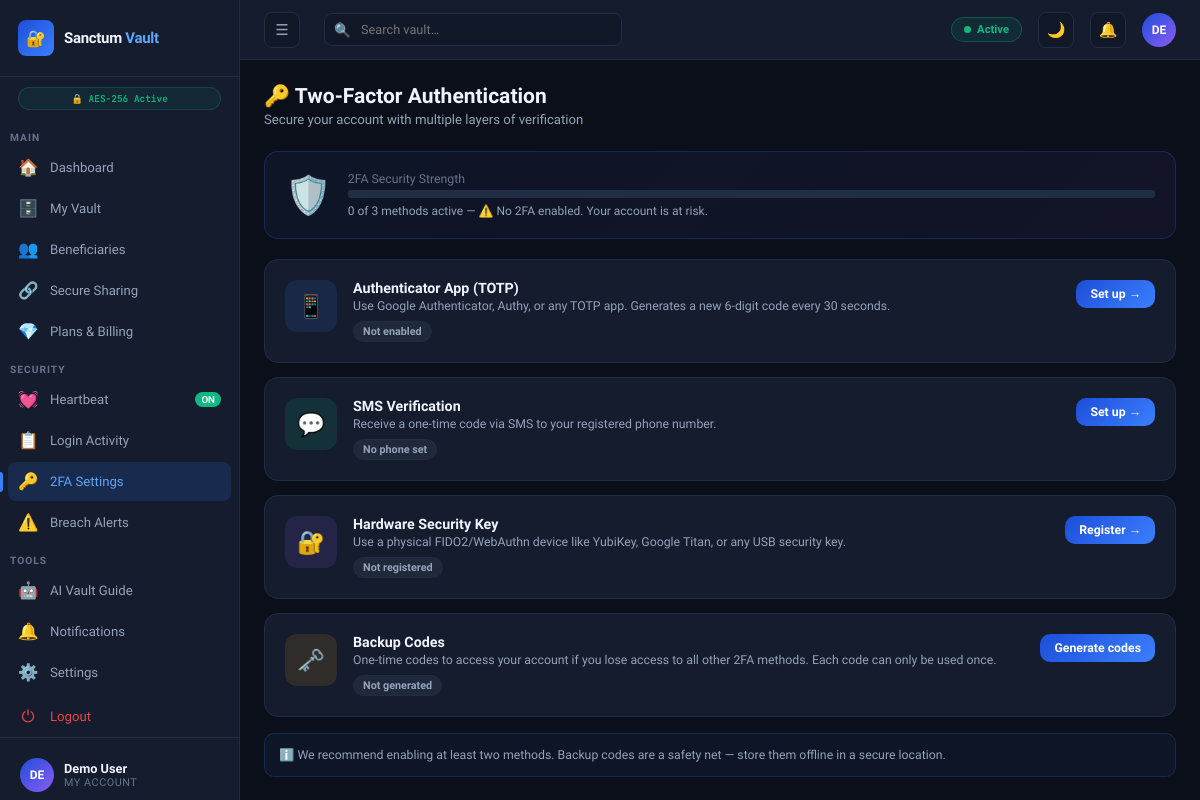
Screenshot of /2fa-settings (signed in) with the database file from the repository.
### sanctum-vault/database.py (models this page shows, shortened)
class User(db.Model):
    __tablename__ = 'users'
    id            = db.Column(db.Integer, primary_key=True)
    name          = db.Column(db.String(100), nullable=False)
    email         = db.Column(db.String(200), unique=True, nullable=False)
    password      = db.Column(db.String(300), nullable=False)
    phone         = db.Column(db.String(30),  default='')
    role          = db.Column(db.String(20),  default='user')   # user | admin
    plan          = db.Column(db.String(30),  default='free')   # free | pro | enterprise
    is_active     = db.Column(db.Boolean,     default=True)
    last_login    = db.Column(db.DateTime,    nullable=True)
    heartbeat_interval = db.Column(db.Integer, default=30)      # days
    created_at    = db.Column(db.DateTime,    default=datetime.utcnow)
    totp_secret      = db.Column(db.String(64),  nullable=True)   # TOTP secret (base32)
    totp_enabled     = db.Column(db.Boolean,     default=False)
    sms_enabled      = db.Column(db.Boolean,     default=False)
    sms_code         = db.Column(db.String(10),  nullable=True)   # current OTP sent via SMS
    sms_code_expiry  = db.Column(db.DateTime,    nullable=True)
    hw_key_enabled   = db.Column(db.Boolean,     default=False)
    hw_key_name      = db.Column(db.String(100), nullable=True)   # e.g. "YubiKey 5"
    hw_key_id        = db.Column(db.String(200), nullable=True)   # simulated credential id
    backup_codes     = db.Column(db.Text,        nullable=True)   # JSON list of hashed codes
    backup_codes_generated_at = db.Column(db.DateTime, nullable=True)
    vault_items   = db.relationship('VaultItem',   backref='user', lazy=True)
    beneficiaries = db.relationship('Beneficiary', backref='user', lazy=True)
    share_links   = db.relationship('ShareLink',   backref='user', lazy=True)
    activity_logs = db.relationship('ActivityLog', backref='user', lazy=True)
    notifications = db.relationship('Notification',backref='user', lazy=True)
    payments      = db.relationship('Payment',     backref='user', lazy=True)
    @property
    def active_2fa_count(self):
        return sum([self.totp_enabled, self.sms_enabled, self.hw_key_enabled])

### sanctum-vault/app.py (the view)
@app.route('/2fa-settings')
@login_required
def twofa_settings():
    user = User.query.get(session['user_id'])
    return render_template('2fa_settings.html', user=user)

### sanctum-vault/app.py (called while the page is built)
def login_required(f):
    from functools import wraps
    @wraps(f)
    def decorated(*args, **kwargs):
        if 'user_id' not in session:
            return redirect(url_for('login'))
        return f(*args, **kwargs)
    return decorated

### sanctum-vault/templates/2fa_settings.html (shortened to what this page needs)
{% extends "app_shell.html" %}
{% set active_page = '2fa' %}
{% block content %}
<div class="page-header">
  <h1>🔑 Two-Factor Authentication</h1>
  <p>Secure your account with multiple layers of verification</p>
</div>
<div class="card" style="margin-bottom:20px;background:linear-gradient(135deg,rgba(59,127,255,.06),rgba(139,92,246,.06));border-color:rgba(59,127,255,.2)">
  <div style="display:flex;align-items:center;gap:16px;flex-wrap:wrap">
    <div style="font-size:2.5rem">🛡️</div>
    <div style="flex:1">
      <div style="font-size:.82rem;color:var(--text3);margin-bottom:4px">2FA Security Strength</div>
      <div class="progress-bar" style="height:8px;margin-bottom:6px">
      </div>
      <div style="font-size:.8rem;color:var(--text2)">
        {{ user.active_2fa_count }} of 3 methods active —
        {% if user.active_2fa_count == 0 %}⚠️ No 2FA enabled. Your account is at risk.
        {% elif user.active_2fa_count == 1 %}Good start. Add one more method for stronger protection.
        {% elif user.active_2fa_count == 2 %}Great! Consider adding a third method.
        {% else %}Excellent! Maximum security enabled.{% endif %}
      </div>
    </div>
  </div>
</div>
<div style="display:flex;flex-direction:column;gap:14px">
  <div class="card twofa-card">
    <div style="display:flex;align-items:flex-start;gap:16px;flex-wrap:wrap">
      <div class="twofa-icon" style="background:rgba(59,127,255,.12)">📱</div>
      <div style="flex:1;min-width:200px">
        <div style="font-weight:700;font-size:.95rem;margin-bottom:3px">Authenticator App (TOTP)</div>
        <div style="font-size:.82rem;color:var(--text2);margin-bottom:8px">Use Google Authenticator, Authy, or any TOTP app. Generates a new 6-digit code every 30 seconds.</div>
        {% if user.totp_enabled %}
        <span class="badge badge-green">✓ Enabled</span>
        <div style="margin-top:10px">
          <form method="POST" action="{{ url_for('totp_disable') }}" style="display:flex;gap:8px;flex-wrap:wrap">
            <input class="form-input" type="text" name="totp_code" placeholder="Enter current 6-digit code to disable" style="max-width:280px;height:36px;padding:6px 12px;font-size:.85rem"/>
            <button class="btn btn-danger btn-sm" type="submit" onclick="return confirm('Disable authenticator app?')">Disable</button>
          </form>
        </div>
        {% else %}
        <span class="badge badge-gray">Not enabled</span>
        {% endif %}
      </div>
      {% if not user.totp_enabled %}
      <a href="{{ url_for('totp_setup') }}" class="btn btn-primary btn-sm">Set up →</a>
      {% endif %}
    </div>
  </div>
  <div class="card twofa-card">
    <div style="display:flex;align-items:flex-start;gap:16px;flex-wrap:wrap">
      <div class="twofa-icon" style="background:rgba(16,185,129,.12)">💬</div>
      <div style="flex:1;min-width:200px">
        <div style="font-weight:700;font-size:.95rem;margin-bottom:3px">SMS Verification</div>
        <div style="font-size:.82rem;color:var(--text2);margin-bottom:8px">Receive a one-time code via SMS to your registered phone number.</div>
        {% if user.sms_enabled %}
        <span class="badge badge-green">✓ Enabled</span>
        <div style="font-size:.78rem;color:var(--text3);margin-top:4px">📱 {{ user.phone }}</div>
        <div style="margin-top:10px">
          <form method="POST" action="{{ url_for('sms_disable') }}">
            <button class="btn btn-danger btn-sm" type="submit" onclick="return confirm('Disable SMS verification?')">Disable SMS</button>
          </form>
        </div>
        {% else %}
        <span class="badge badge-gray">{{ 'Phone: '+user.phone if user.phone else 'No phone set' }}</span>
        {% endif %}
      </div>
      {% if not user.sms_enabled %}
      <a href="{{ url_for('sms_setup') }}" class="btn btn-primary btn-sm">Set up →</a>
      {% endif %}
    </div>
  </div>
  <div class="card twofa-card">
    <div style="display:flex;align-items:flex-start;gap:16px;flex-wrap:wrap">
      <div class="twofa-icon" style="background:rgba(139,92,246,.12)">🔐</div>
      <div style="flex:1;min-width:200px">
        <div style="font-weight:700;font-size:.95rem;margin-bottom:3px">Hardware Security Key</div>
        <div style="font-size:.82rem;color:var(--text2);margin-bottom:8px">Use a physical FIDO2/WebAuthn device like YubiKey, Google Titan, or any USB security key.</div>
        {% if user.hw_key_enabled %}
        <span class="badge badge-green">✓ Enabled</span>
        <div style="font-size:.78rem;color:var(--text3);margin-top:4px">🔑 {{ user.hw_key_name }}</div>
        <div style="margin-top:10px">
          <form method="POST" action="{{ url_for('hwkey_remove') }}">
            <button class="btn btn-danger btn-sm" type="submit" onclick="return confirm('Remove this hardware key?')">Remove key</button>
          </form>
        </div>
        {% else %}
        <span class="badge badge-gray">Not registered</span>
        {% endif %}
      </div>
      {% if not user.hw_key_enabled %}
      <a href="{{ url_for('hwkey_register') }}" class="btn btn-primary btn-sm">Register →</a>
      {% endif %}
    </div>
  </div>
  <div class="card twofa-card">
    <div style="display:flex;align-items:flex-start;gap:16px;flex-wrap:wrap">
      <div class="twofa-icon" style="background:rgba(245,158,11,.12)">🗝️</div>
      <div style="flex:1;min-width:200px">
        <div style="font-weight:700;font-size:.95rem;margin-bottom:3px">Backup Codes</div>
        <div style="font-size:.82rem;color:var(--text2);margin-bottom:8px">One-time codes to access your account if you lose access to all other 2FA methods. Each code can only be used once.</div>
        {% if user.backup_codes %}
        <span class="badge badge-green">✓ Generated</span>
        <div style="font-size:.78rem;color:var(--text3);margin-top:4px">
          {{ user.backup_codes_list|length }} codes remaining ·
          Generated {{ user.backup_codes_generated_at.strftime('%b %d, %Y') if user.backup_codes_generated_at else 'recently' }}
        </div>
        <div style="margin-top:12px">
          <form method="POST" action="{{ url_for('backup_verify') }}" style="display:flex;gap:8px;flex-wrap:wrap">
            <input class="form-input" name="backup_code" placeholder="Test code (e.g. ABCDE-12345)" style="max-width:220px;height:36px;padding:6px 12px;font-size:.85rem;font-family:var(--mono)" maxlength="11"/>
            <button class="btn btn-ghost btn-sm" type="submit">Verify code</button>
          </form>
        </div>
        {% else %}
        <span class="badge badge-gray">Not generated</span>
        {% endif %}
      </div>
      <div style="display:flex;flex-direction:column;gap:8px">
        <form method="POST" action="{{ url_for('backup_generate') }}">
          <button class="btn btn-primary btn-sm" type="submit" onclick="return confirm('Generate new backup codes? Old codes will be invalidated.')">
            {% if user.backup_codes %}Regenerate{% else %}Generate{% endif %} codes
          </button>
        </form>
      </div>
    </div>
  </div>
</div>
<div style="margin-top:16px;padding:14px;background:rgba(59,127,255,.06);border:1px solid rgba(59,127,255,.2);border-radius:10px;font-size:.82rem;color:var(--text2)">
  ℹ️ We recommend enabling at least two methods. Backup codes are a safety net — store them offline in a secure location.
</div>
{% endblock %}

### sanctum-vault/templates/app_shell.html (shortened to what this page needs)
{% extends "base.html" %}
{% block body %}
<div class="app-shell">
  <aside class="sidebar" id="sidebar">
    <div class="sidebar-logo">
      <div class="logo-icon">🔐</div>
      <div class="logo-name">Sanctum <span>Vault</span></div>
    </div>
    <div style="padding:6px 10px;margin:4px 8px">
      <span class="enc-badge" style="font-size:.63rem;width:100%;justify-content:center">🔒 AES-256 Active</span>
    </div>
    <div class="sidebar-section">Main</div>
    <a class="nav-item {% if active_page=='dashboard' %}active{% endif %}" href="{{ url_for('dashboard') }}"><span class="nav-icon">🏠</span><span>Dashboard</span></a>
    <a class="nav-item {% if active_page=='vault' %}active{% endif %}"     href="{{ url_for('vault') }}"><span class="nav-icon">🗄️</span><span>My Vault</span></a>
    <a class="nav-item {% if active_page=='beneficiaries' %}active{% endif %}" href="{{ url_for('beneficiaries') }}"><span class="nav-icon">👥</span><span>Beneficiaries</span></a>
    <a class="nav-item {% if active_page=='sharing' %}active{% endif %}"   href="{{ url_for('sharing') }}"><span class="nav-icon">🔗</span><span>Secure Sharing</span></a>
    <a class="nav-item {% if active_page=='plans' %}active{% endif %}"     href="{{ url_for('plans') }}"><span class="nav-icon">💎</span><span>Plans &amp; Billing</span></a>
    <div class="sidebar-section">Security</div>
    <a class="nav-item {% if active_page=='heartbeat' %}active{% endif %}" href="{{ url_for('heartbeat') }}"><span class="nav-icon">💓</span><span>Heartbeat</span><span class="nav-badge green">ON</span></a>
    <a class="nav-item {% if active_page=='activity' %}active{% endif %}"  href="{{ url_for('activity') }}"><span class="nav-icon">📋</span><span>Login Activity</span></a>
    <a class="nav-item {% if active_page=='2fa' %}active{% endif %}"       href="{{ url_for('twofa_settings') }}"><span class="nav-icon">🔑</span><span>2FA Settings</span></a>
    <a class="nav-item {% if active_page=='breach' %}active{% endif %}"    href="{{ url_for('breach') }}"><span class="nav-icon">⚠️</span><span>Breach Alerts</span><span class="nav-badge breach-badge" style="display:none">0</span></a>
    <div class="sidebar-section">Tools</div>
    <a class="nav-item {% if active_page=='ai' %}active{% endif %}"            href="{{ url_for('ai_guide') }}"><span class="nav-icon">🤖</span><span>AI Vault Guide</span></a>
    <a class="nav-item " href="{{ url_for('notifications') }}"><span class="nav-icon">🔔</span><span>Notifications</span></a>
    <a class="nav-item {% if active_page=='settings' %}active{% endif %}"      href="{{ url_for('settings') }}"><span class="nav-icon">⚙️</span><span>Settings</span></a>
    <a class="nav-item nav-logout" href="{{ url_for('logout') }}"><span class="nav-icon">⏻</span><span>Logout</span></a>
    <div class="sidebar-footer">
      <div class="user-card">
        <div class="avatar">{{ session.user_name[:2]|upper }}</div>
        <div class="user-info">
          <div class="user-name">{{ session.user_name }}</div>
          <div class="user-role">My Account</div>
        </div>
      </div>
    </div>
  </aside>
  <div class="main">
    <div class="topbar">
      <button class="btn-icon" onclick="toggleSidebar()" style="margin-right:8px">☰</button>
      <div class="topbar-search"><span class="s-icon">🔍</span><input type="text" placeholder="Search vault…"/></div>
      <div class="heartbeat-pill"><span class="pulse-dot"></span> Active</div>
      <button class="btn-icon theme-toggle-btn" onclick="toggleTheme()" title="Toggle theme" id="theme-btn">🌙</button>
      <a href="{{ url_for('notifications') }}" class="notif-btn">🔔<div class="notif-dot notif-indicator" style="display:none"></div></a>
      <div class="avatar" style="cursor:pointer" onclick="window.location='{{ url_for('settings') }}'">{{ session.user_name[:2]|upper }}</div>
    </div>
    <div class="content">
      {% block content %}{% endblock %}
    </div>
  </div>
</div>
{% endblock %}

### rows the page displays
User: user_name "Demo User", active_2fa_count "0", phone "No phone set"

### other values shown
{{ session.user_name[:2]|upper }} "DE"
